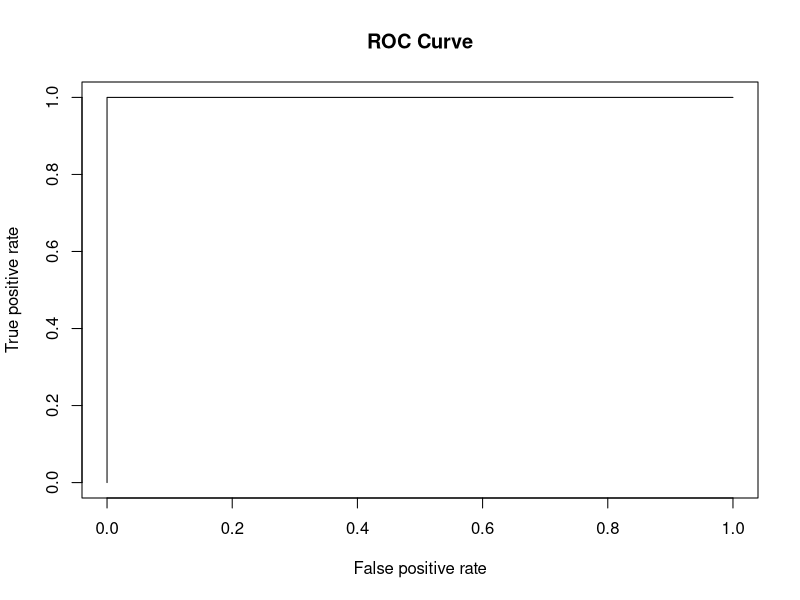
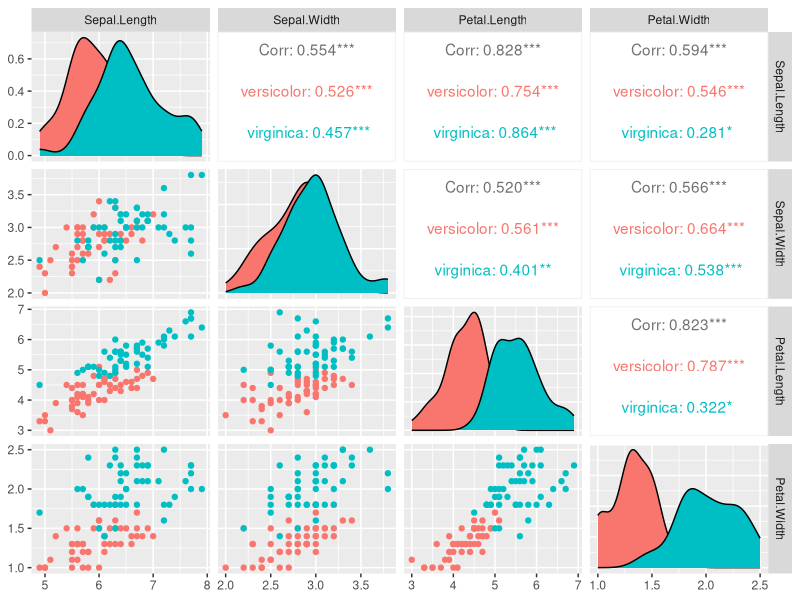

Generate these figures, in order, with R:
library(randomForest)
library(ROCR)

data(iris)

# 去除类别为setosa的样本
df <- iris[iris$Species != 'setosa', ]
# 去除最后一列Species，产生输入矩阵
all_data <- df[, 1:(ncol(df) - 1)]
# 需要预测的类别向量。factor()函数用于把原来的3种类别编程2中类别
all_classes <- factor(df$Species)

# Calculate the size of training sets
n_samples <- nrow(all_data)
n_train <- floor(n_samples * 0.8)  

# 产生所有样本序号的重新排列
set.seed(1234)
indices <- sample(1:n_samples)
# 从以上随机排列中选取n_train个作为训练集样本序号
indices <- indices[1:n_train]

# 选取Training Set
# 以下代码从矩阵all_data按照indices里的顺序抽取相应的行拼接成一个新的矩阵
train_data <- all_data[indices,]
# 以下代码从向量all_classes中按照indices里的顺序抽取相应元素组成一个新的向量
train_classes <- all_classes[indices]
# 选取Validation Set
# -indices表示选取序号不在indices中的样本
validation_data <- all_data[-indices,]
validation_classes <- all_classes[-indices]

# training
rf_classifier = randomForest(train_data, train_classes, trees = 100)

# validation
predicted_classes <- predict(rf_classifier, validation_data)
predicted_classes
validation_classes

# confusion matrix
# 定义versicolor为正类别
positive_class <- 'versicolor'
# true positive count (TP)
TP <- sum((predicted_classes == positive_class) & (validation_classes == positive_class))
# false positive count (FP)
FP <- sum((predicted_classes == positive_class) & (validation_classes != positive_class))
# false negative count (FN)
FN <- sum((predicted_classes != positive_class) & (validation_classes == positive_class))
# true negative count (TN)
TN <- sum((predicted_classes != positive_class) & (validation_classes != positive_class))
# 构建2x2矩阵，填充以上计算的四个数
confusion <- matrix(c(TP, FP, FN, TN), nrow=2, ncol=2, byrow=TRUE)
colnames(confusion) <- c('True versicolor', 'True virginica')
rownames(confusion) <- c('Predicted versicolor', 'Predicted virginica')
confusion

# 
cat('accuracy =', (TP + TN)/(TP + TN + FP + FN), '\n')
cat('sensitivity =', TP/(TP + FN), '\n')
cat('positive predicted value =', TP/(TP + FP), '\n')
cat('specificity =', TN/(TN + FP), '\n')

# Plot ROC on validation set
predicted_probs <- predict(rf_classifier, validation_data, type = 'prob')

# 创建一个长度与测试集大小相同的0-1向量，1代表要预测的类别
validation_labels <- vector('integer', length(validation_classes))
validation_labels[validation_classes != positive_class] <- 0
validation_labels[validation_classes == positive_class] <- 1
# 通过prediction函数，使用预测为正样本的概率和真实类别创建一个对象pred
pred <- prediction(predicted_probs[, positive_class], validation_labels)

roc <- performance(pred, 'tpr', 'fpr') 
plot(roc, main = 'ROC Curve')

auc <- performance(pred, 'auc')
cat('auc =', auc@y.values[[1]], '\n')

# 特征之间相关性
GGally::ggpairs(df, columns = 1:4, ggplot2::aes(color = Species))
